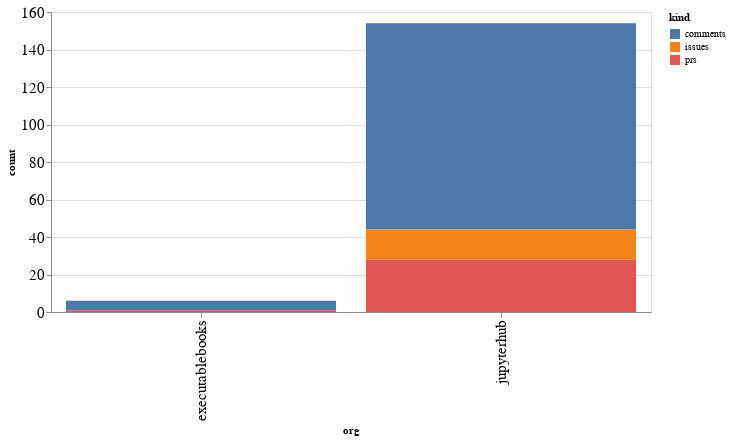

Write notebook code for a chart like this one.
### Code cell
alt.Chart(org_summaries, width=600).mark_bar().encode(
    x='org',
    y='count',
    color='kind',
    tooltip="org"
)

### Figure 1 — Vega-Lite specification as saved in the notebook (floating-point values rounded to 4 significant figures)
{"config": {"axisLeft": {"labelFontSize": 15}, "axisBottom": {"labelFontSize": 15}}, "data": {"name": "data-f3bf9a8dfef64fed1c8d6bb323dc14f3"}, "mark": "bar", "encoding": {"color": {"type": "nominal", "field": "kind"}, "tooltip": {"type": "nominal", "field": "org"}, "x": {"type": "nominal", "field": "org"}, "y": {"type": "quantitative", "field": "count"}}, "width": 600, "$schema": "https://vega.github.io/schema/vega-lite/v4.8.1.json", "datasets": {"data-f3bf9a8dfef64fed1c8d6bb323dc14f3": [{"org": "executablebooks", "kind": "comments", "count": 5}, {"org": "executablebooks", "kind": "prs", "count": 1}, {"org": "jupyterhub", "kind": "comments", "count": 110}, {"org": "jupyterhub", "kind": "issues", "count": 16}, {"org": "jupyterhub", "kind": "prs", "count": 28}]}}
